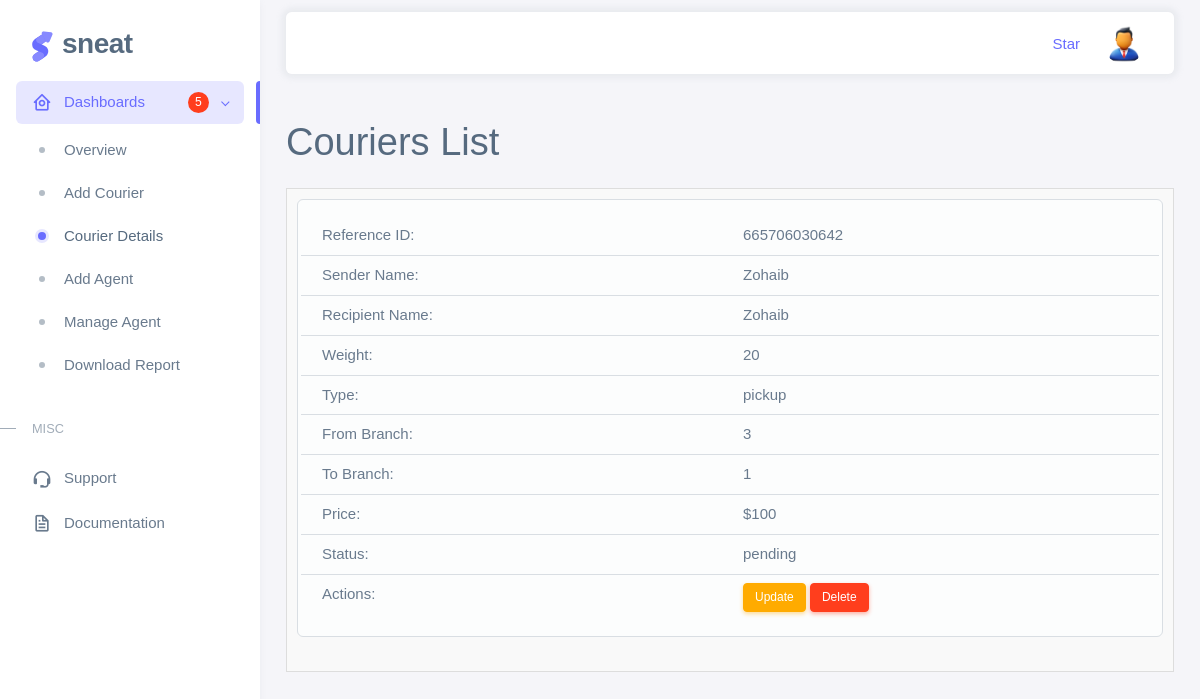
The app's page /Courier/courier_dets.php (signed in), older data.
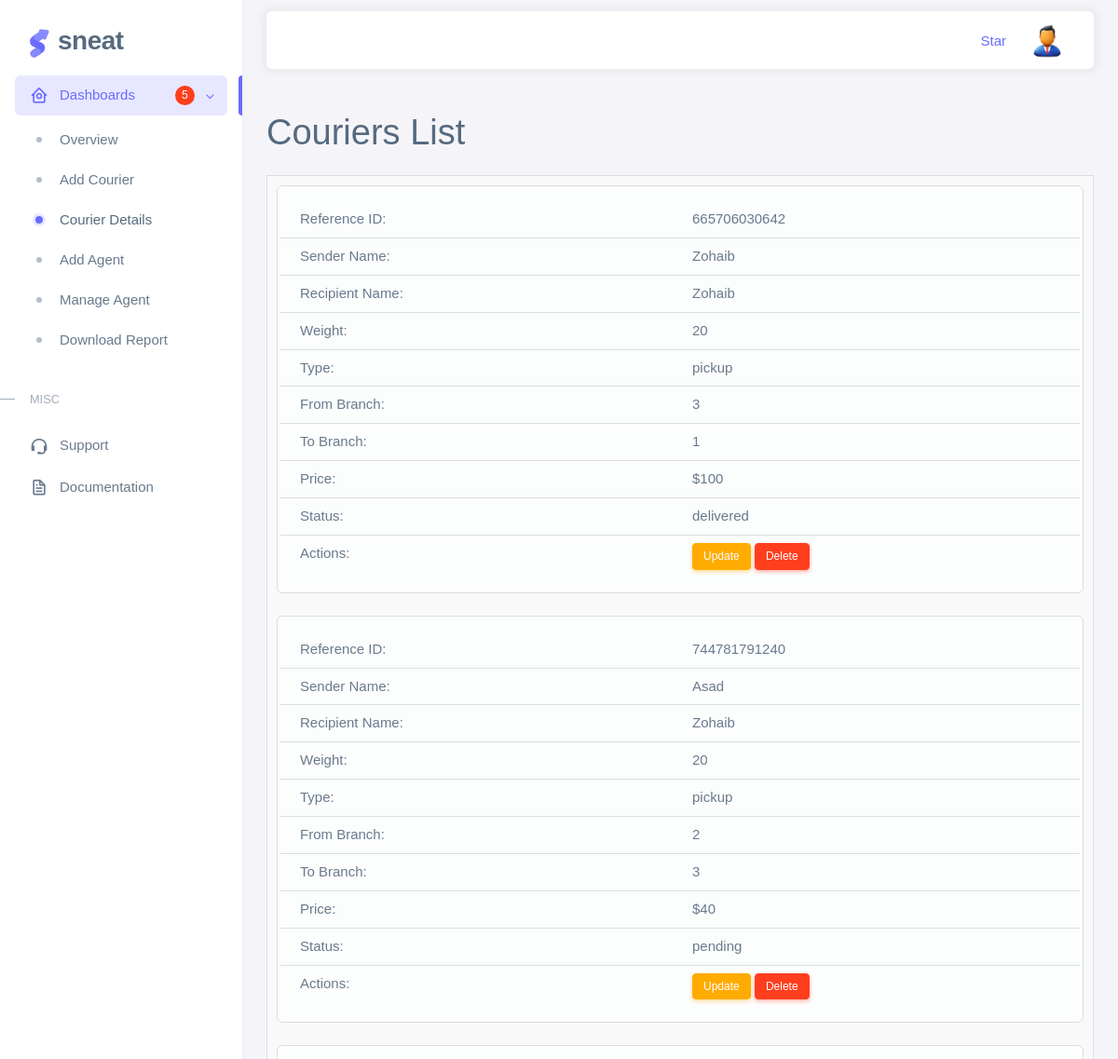
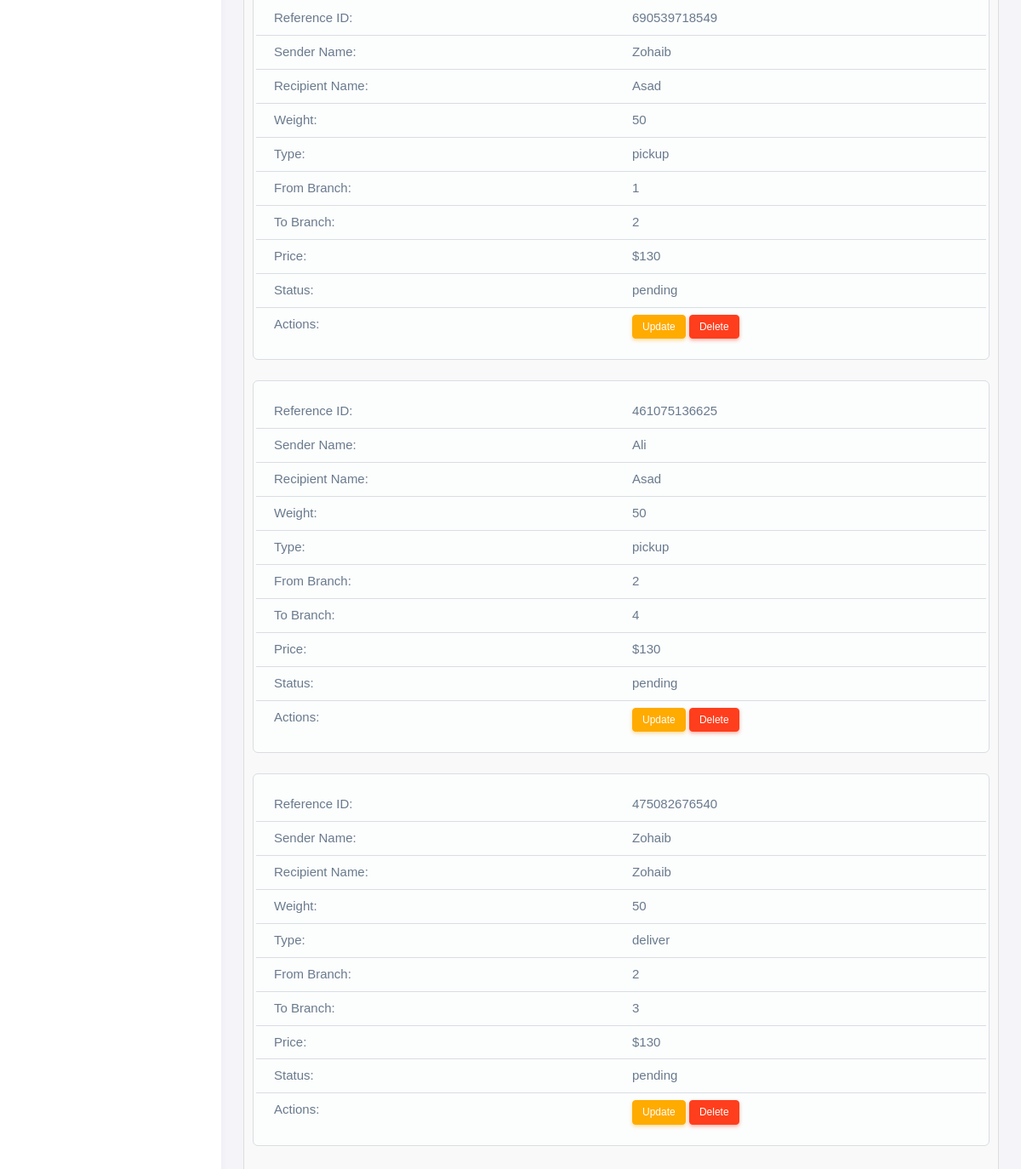
The same page, newer data (2 pictures, top to bottom).
### tables this page shows
CREATE TABLE `courier` (
  `id` int(11) NOT NULL,
  `reference_id` bigint(20) DEFAULT NULL,
  `sender_name` varchar(255) NOT NULL,
  `sender_address` varchar(255) NOT NULL,
  `sender_contact` int(255) NOT NULL,
  `recipient_name` varchar(255) NOT NULL,
  `recipient_address` varchar(255) NOT NULL,
  `recipient_contact` int(255) NOT NULL,
  `type` varchar(255) NOT NULL,
  `from_branch` int(255) NOT NULL,
  `to_branch` int(255) NOT NULL,
  `placed_by` int(11) NOT NULL,
  `weight` decimal(65,0) NOT NULL,
  `payment_method` varchar(255) NOT NULL,
  `price` int(255) NOT NULL,
  `status` varchar(255) NOT NULL,
  `date_created` date NOT NULL DEFAULT current_timestamp()
);

### Courier/courier_dets.php (the view, shortened to what the changed rows need)
<?php
include('../connection.php');
$result = mysqli_query($conn, "SELECT * FROM courier");
?>
<!DOCTYPE html>
<html
  lang="en"
  class="light-style layout-menu-fixed layout-compact"
  dir="ltr"
  data-theme="theme-default"
  data-assets-path="../Dashboard/assets/"
  data-template="vertical-menu-template-free">
  <head>
    <link rel="stylesheet" href="../Dashboard/assets/vendor/fonts/boxicons.css" />
    <link rel="stylesheet" href="../Dashboard/assets/vendor/css/core.css" class="template-customizer-core-css" />
    <link rel="stylesheet" href="../Dashboard/assets/vendor/css/theme-default.css" class="template-customizer-theme-css" />
    <link rel="stylesheet" href="../Dashboard/assets/css/demo.css" />
    <link rel="stylesheet" href="../Dashboard/assets/vendor/libs/perfect-scrollbar/perfect-scrollbar.css" />
    <link rel="stylesheet" href="../Dashboard/assets/vendor/libs/apex-charts/apex-charts.css" />
  </head>
  <body>
    <div class="layout-wrapper layout-content-navbar">
      <div class="layout-container">
        <div class="layout-page">
    <div class="container mt-5">
        <h1 class="mb-4">Couriers List</h1>
                <?php
$rows = [];
while ($row = mysqli_fetch_assoc($result)) {
    $rows[] = $row;
}
                ?>
        <div class="table-container table-small">
        <?php
        foreach ($rows as $row) {
            echo "<div class='col-12 mb-4 p-3 bg-light border rounded '>";
            echo "<div class='row no-gutters border-bottom p-2'><div class='col-6 border-right font-weight-bold'>Reference ID:</div><div class='col-6'>{$row['reference_id']}</div></div>";
            echo "<div class='row no-gutters border-bottom p-2'><div class='col-6 border-right font-weight-bold'>Sender Name:</div><div class='col-6'>{$row['sender_name']}</div></div>";
            echo "<div class='row no-gutters border-bottom p-2'><div class='col-6 border-right font-weight-bold'>Recipient Name:</div><div class='col-6'>{$row['recipient_name']}</div></div>";
            echo "<div class='row no-gutters border-bottom p-2'><div class='col-6 border-right font-weight-bold'>Weight:</div><div class='col-6'>{$row['weight']}</div></div>";
            echo "<div class='row no-gutters border-bottom p-2'><div class='col-6 border-right font-weight-bold'>Type:</div><div class='col-6'>{$row['type']}</div></div>";
            echo "<div class='row no-gutters border-bottom p-2'><div class='col-6 border-right font-weight-bold'>From Branch:</div><div class='col-6'>{$row['from_branch']}</div></div>";
            echo "<div class='row no-gutters border-bottom p-2'><div class='col-6 border-right font-weight-bold'>To Branch:</div><div class='col-6'>{$row['to_branch']}</div></div>";
            echo "<div class='row no-gutters border-bottom p-2'><div class='col-6 border-right font-weight-bold'>Price:</div><div class='col-6'>\${$row['price']}</div></div>";
            echo "<div class='row no-gutters border-bottom p-2'><div class='col-6 border-right font-weight-bold'>Status:</div><div class='col-6'>{$row['status']}</div></div>";
            echo "<div class='row no-gutters p-2'><div class='col-6 border-right font-weight-bold'> Actions:</div>
                    <div class='col-6'>
                        <button class='btn btn-warning btn-sm' onclick=\"updateCourier('{$row['reference_id']}')\">Update</button>
                        <button class='btn btn-danger btn-sm' onclick=\"deleteCourier('{$row['reference_id']}')\">Delete</button>
                    </div></div>";
            echo "</div>";
        }
        ?>
    </div>
    </div>
  </body>
</html>

Row changes from the older to the newer data that the page shows:
changed courier: status "pending" → "delivered"
added courier: reference "744781791240", sender_name "Asad", recipient_name "Zohaib", weight "20", type "pickup", from_branch "2", to_branch "3", price "40", status "pending"
added courier: reference "690539718549", sender_name "Zohaib", recipient_name "Asad", weight "50", type "pickup", from_branch "1", to_branch "2", price "130", status "pending"
added courier: reference "461075136625", sender_name "Ali", recipient_name "Asad", weight "50", type "pickup", from_branch "2", to_branch "4", price "130", status "pending"
added courier: reference "475082676540", sender_name "Zohaib", recipient_name "Zohaib", weight "50", type "deliver", from_branch "2", to_branch "3", price "130", status "pending"
